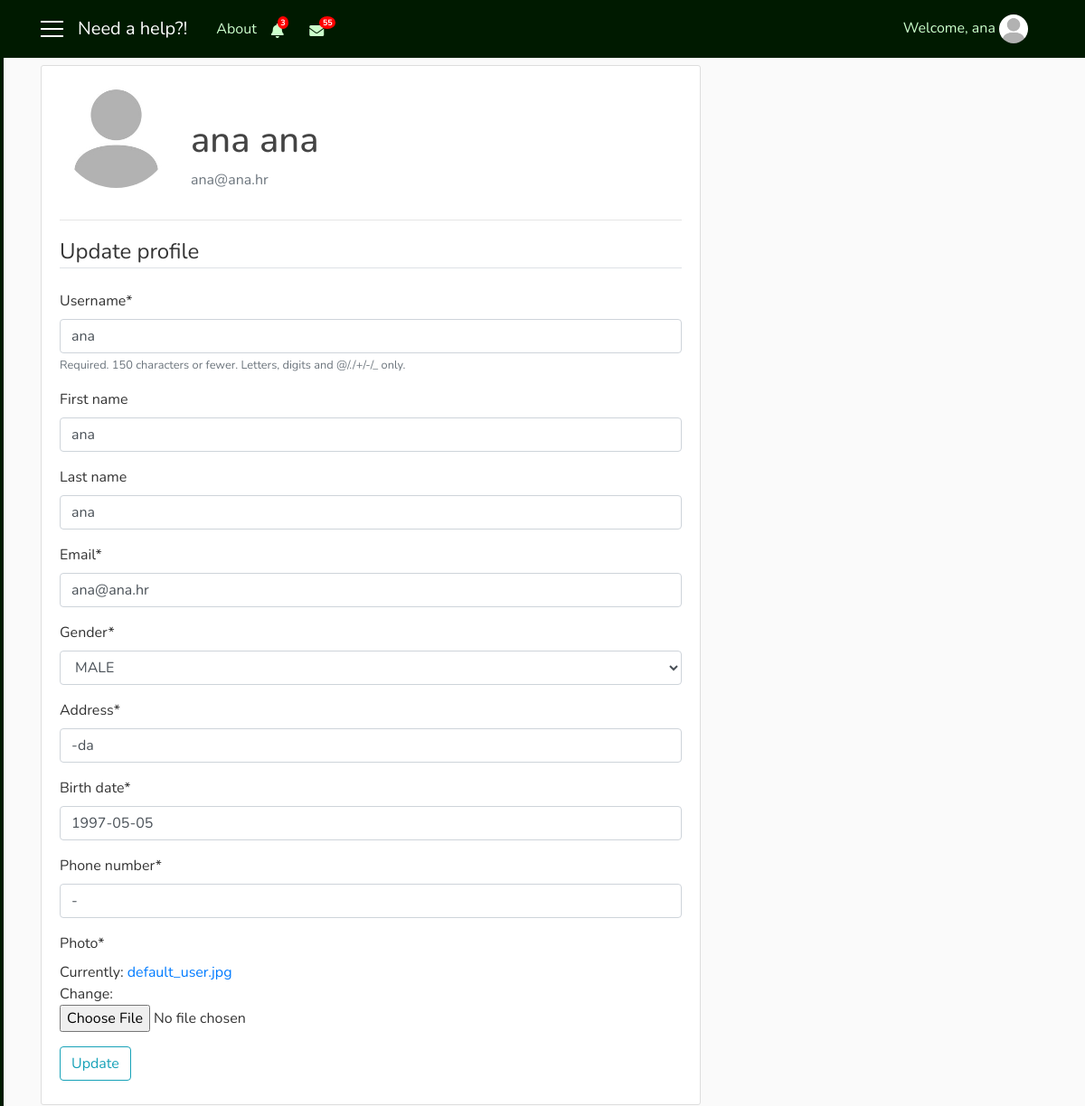
Before: /profile/1/ (signed in) with the older database file.
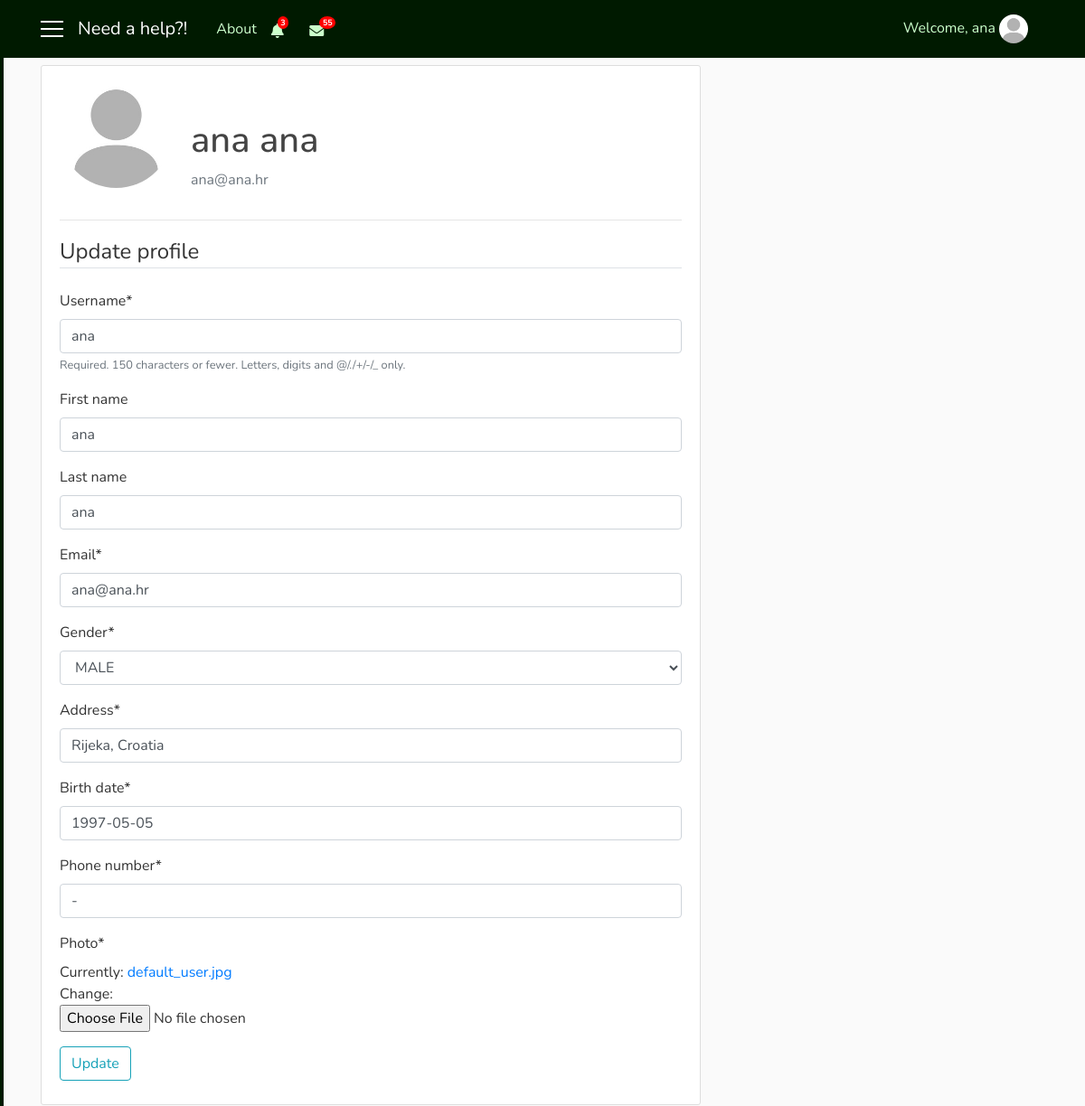
After: the same page with the newer database file.
### user/models.py (models this page shows, shortened)
class ClientNotifications(models.Model):
    client = models.ForeignKey(User, on_delete=models.CASCADE)
    notification = models.CharField(max_length=1000)
    url_to_go = models.CharField(max_length=200, default='-')
    date = models.DateTimeField(auto_now_add=True)
    seen = models.BooleanField(default=False)
    remove = models.BooleanField(default=False)

class Profile(models.Model):
    user = models.OneToOneField(User, on_delete=models.CASCADE)
    gender = models.CharField(max_length=10, choices=GENDER, default='male')
    address = models.CharField(max_length=30, default='-')
    birth_date = models.DateField(null=True)
    phone_number = models.CharField(max_length=100, default='-')
    costs = models.IntegerField(default=100)
    role = models.CharField(max_length=15, choices=ROLES, default='client')
    profession = models.CharField(max_length=250, choices=PROFESSION, default='Other')
    knowledges = models.TextField(max_length=1000, blank=True)
    rating = models.FloatField(default=0.0)
    rated = models.IntegerField(default=0)
    hired = models.IntegerField(default=0)
    num_hires = models.IntegerField(default=0)
    photo = models.ImageField(default='default_user.jpg', upload_to='profile_user')

### user/views.py (the view)
# urls.py: path('profile/<int:log>/', views.profile, name='profile'),
@login_required  # decorator dodaje funkcionalnost nasoj funkciji
def profile(request, log):
    user = User.objects.filter(id=log).first()
    if request.method == 'POST':
        u_form = UserUpdateForm(request.POST, instance=request.user)
        if user.profile.role == 'repairman':
            p_form = RepairmanUpdateForm(request.POST,
                                         request.FILES,
                                         instance=request.user.profile)
        else:
            p_form = ClientUpdateForm(request.POST,
                                      request.FILES,
                                      instance=request.user.profile)
        if u_form.is_valid() and p_form.is_valid():
            u_form.save()
            p_form.save()
            messages.success(request, f'You have updated your account!')
            return redirect('profile', log=user.id)
    else:
        u_form = UserUpdateForm(instance=request.user)
        if user.profile.role == 'repairman':
            p_form = RepairmanUpdateForm(instance=request.user.profile)
        else:
            p_form = ClientUpdateForm(instance=request.user.profile)
    us = request.user
    not_r = RepairmanNotifications.objects.filter(repairman=us, remove=False).order_by('-date')
    not_c = ClientNotifications.objects.filter(client=us, remove=False).order_by('-date')
    not_rep = RepairmanNotifications.objects.filter(repairman=user, seen=False).count()
    not_cli = ClientNotifications.objects.filter(client=user, seen=False).count()
    args = {
        'u_form': u_form,
        'p_form': p_form,
        'not_c': not_c,
        'not_r': not_r,
        'not_cli': not_cli,
        'not_rep': not_rep
    }
    return render(request, 'user/profile.html', args)

### user/forms.py
class UserUpdateForm(forms.ModelForm):
    email = forms.EmailField()
    class Meta:
        model = User
        fields = [
            'username',
            'first_name',
            'last_name',
            'email'
        ]

class ClientUpdateForm(forms.ModelForm):
    class Meta:
        model = Profile
        fields = [
            'gender',
            'address',
            'birth_date',
            'phone_number',
            'photo'
        ]
    def __init__(self, *args, **kwargs):
        super(ClientUpdateForm, self).__init__(auto_id=True, *args, **kwargs)

### user/templates/user/profile.html (shortened to what this page needs)
{% extends 'need_a_help_app/base.html' %}
{% load crispy_forms_tags %}
{% block notify_client %}
    {% if not_c %}
        <i class="nav-item nav-link fas fa-bell mt-1 popOver" data-title="Notifications" data-content="
            <div class='container'>
                {% for n in not_c|slice:'5' %}
                    <div {% if not n.seen %}class='row not_seen'{% else %}class='row not_row' style='cursor: pointer;'{% endif %} onclick='location.href=&quot;{{ n.url_to_go }}?not_c={{ n.id }}&quot;;' {% if not n.seen %}style='background: #f2f2f2;'{% endif %}>
                        {{ n.notification }}
                        <div class='col-sm-3 col-md-3 col-lg-3'>
                            <small class='text-secondary text-muted'>{{ n.date|date:'dM H:i' }}</small>
                        </div>
                    </div>
                    <hr width=100%>
                {% endfor %}
                <div class='row'>
                    <div class='col-sm-12 col-md-12 col-lg-12 pl-5'>
                        <a href='{% url 'notifications_client' user.id %}'>Show all notifications</a>
                    </div>
                </div>
            </div>" data-placement="bottom" data-html="true" data-toggle="popover" data-container="body" data-trigger="click"></i>
        {% if not_cli %}
            <span class="badge badge-notify-bell">{{ not_cli }}</span>
        {% endif %}
    {% else %}
        <i class="nav-item nav-link fas fa-bell mt-1 popOver" data-title="Notifications" data-content="
            <h6 class='text-secondary text-muted' align='center'>No results</h6>" data-placement="bottom" data-html="true" data-toggle="popover" data-container="body" data-trigger="hover"></i>
    {% endif %}
{% endblock %}
{% block mess_client %}
        <span class="badge badge-notify-mess">55</span>
{% endblock %}
{% block content %}
    <div class="content-section mt-3">
      <div class="media">
        <img class="rounded-circle account-img" src="{{ user.profile.photo.url }}">
        <div class="media-body">
          <h2 class="account-heading pt-5">{{ user.first_name }} {{ user.last_name }}</h2>
          <p class="text-secondary text-muted">{{ user.email }}</p>
        </div>
      </div>
      <hr width="100%">
      <form method="POST" enctype="multipart/form-data">
        <fieldset class="from-group">
          <legend class="border-bottom mb-4">Update profile</legend>
            {{ u_form|crispy }}
            {{ p_form|crispy }}
        </fieldset>
        <div class="form-group">
          <button class="btn btn-outline-info" type="submit">Update</button>
        </div>
      </form>
    </div>
{% endblock %}

### need_a_help_app/templates/need_a_help_app/base.html (shortened to what this page needs)
{% load static %}
<!DOCTYPE html>
<html>
    <head>
        <link rel="stylesheet" href="https://maxcdn.bootstrapcdn.com/bootstrap/4.0.0/css/bootstrap.min.css">
        <link rel="stylesheet" href="https://use.fontawesome.com/releases/v5.7.2/css/all.css">
        <link rel="stylesheet" type="text/css" href="{% static 'need_a_help_app/style.css' %}">
    </head>
    <body>
      <div id="wrapper">
          {% if user.is_authenticated and user.profile.role == 'client' %}
            <div id="sidebar-wrapper">
                <ul class="sidebar-nav">
                    <div class="list-group pt-2 d-none d-sm-none d-md-block d-lg-block">
                      <a class="list-group-item sb" href="{% url 'main' %}">&nbsp; Home</a>
                      <a class="list-group-item sb" href="{% url 'inbox' user.id %}">&nbsp; Messages</a>
                      <a class="list-group-item sb" href="{% url 'notifications_client' user.id %}">&nbsp; My notifications</a>
                      <a class="list-group-item sb" href="{% url 'profile' user.id %}">&nbsp; Settings</a>
                      <a class="list-group-item sb" href="{% url 'favorites' %}">&nbsp; My favourites</a>
                    </div>
                </ul>
            </div>
          {% endif %}
          <header class="site-header">
            <nav class="navbar navbar-expand-md navbar-dark bg-steel fixed-top">
              <div class="container">
                {% if user.is_authenticated %}
                  <a href='#' id='menu-toggle'><div class='menu-icon'></div>
                                  <div class='menu-icon'></div>
                                  <div class='menu-icon'></div></a>
                  <a class="navbar-brand mr-4 ml-3" href="{% url 'main' %}">Need a help?!</a>
                {% else %}
                  <a class="navbar-brand mr-4" href="#">Need a help?!</a>
                  <button class="navbar-toggler" type="button" data-toggle="collapse" data-target="#navbarToggle" aria-controls="navbarToggle" aria-expanded="false" aria-label="Toggle navigation">
                    <span class="navbar-toggler-icon"></span>
                  </button>
                {% endif %}
                <div class="collapse navbar-collapse" id="navbarToggle">
                  <div class="navbar-nav mr-auto">
                    <a class="nav-item nav-link" href="{% url 'home' %}">About</a>
                    {% if user.is_authenticated %}
                      <div  class="collapse navbar-collapse hidden-xs">
                        {% if user.profile.role == 'repairman' %}
                          {% block notify_repairman %}{% endblock %}
                        {% else %}
                          {% block notify_client %}{% endblock %}
                        {% endif %}
                        <i class="nav-item nav-link fas fa-envelope mt-1"></i>
                        {% block mess_client %}{% endblock %}
                      </div>
                    {% else %}
                      <div class="d-sm-block d-md-none">
                        <a class="nav-item nav-link" href="{% url 'login' %}">Login</a>
                        <a class="nav-item nav-link" href="{% url 'register' %}">Register</a>
                      </div>
                    {% endif %}
                  </div>
                </div>
                  <div class="navbar-nav">
                    {% if user.is_authenticated %}
                      <div class="collapse navbar-collapse hidden-xs">
                          <span class="nav-item nav-link">Welcome, {{ user.username }}
                            <img class="rounded-circle navbar-img popOver" data-title="Logged in as {{ user.profile.role }}" data-content="
                                <a class='list-group-item sb' href='{% url 'info' user.id %}'><i class='fa fa-user fa-fw' aria-hidden='true'></i>&nbsp; My profile</a>
                                <a class='list-group-item sb' href='{% url 'logout' %}'><i class='fas fa-power-off'></i>&nbsp Logout</a>" data-placement="bottom" data-html="true" data-toggle="popover" data-container="body" data-trigger="click" src="{{ user.profile.photo.url }}">
                          </span>
                      </div>
                    {% else %}
                      <div class="collapse navbar-collapse">
                        <a class="nav-item nav-link" href="{% url 'login' %}">Login</a>
                        <a class="nav-item nav-link" href="{% url 'register' %}">Register</a>
                      </div>
                    {% endif %}
                  </div>
              </div>
            </nav>
          </header>
          <div id="page-content-wrapper">
            <main role="main" class="container">
              <div class="row">
                <div class="col-sm-8 col-md-8 col-lg-8">
                  {% block content %}{% endblock %}
                </div>
              </div>
            </main>
          </div>
    </div>
    </body>
</html>

### need_a_help_app/static/need_a_help_app/style.css (style rules this page uses)
body { background: #fafafa; color: #333333; margin-top: 56px; font-family: Nunito; }
h1, h2, h3, h4, h5, h6 { color: #444444; }
ul { margin: 0; }
.bg-steel { background-color: #001a00; }
.site-header .navbar-nav .nav-link { color: #ccffcc; }
.content-section { background: #ffffff; padding: 10px 20px; border: 1px solid #dddddd; border-radius: 3px; margin-bottom: 20px; }
.account-img { height: 125px; width: 125px; margin-right: 20px; margin-bottom: 16px; }
.navbar-img { height: 32px; width: 32px; margin-right: 10px; cursor: pointer; }
.account-heading { font-size: 2.5rem; }
.menu-icon { width: 25px; height: 2px; background-color: white; margin: 6px 0; }
.sidebar-nav { padding-left: 0px; color: black; }
#sidebar-wrapper { z-index: 1; position: fixed; width: 0; height: 100%; overflow-y: hidden; background-color: #001a00; border: 2px solid #001a00; }
#page-content-wrapper { width: 100%; position: static; padding: 0; }
.sb { background-color: #001a00; color: #ccffcc; opacity: 0.9; }
.badge-notify-bell { background: red; position: relative; color: white; border-radius: 50%; top: -7px; left: -15px; font-size: xx-small; }
.badge-notify-mess { background: red; position: relative; color: white; border-radius: 50%; top: -7px; left: -13px; font-size: xx-small; }
.fa-bell { cursor: pointer; }
.fa-envelope { cursor: pointer; }

Changed rows visible on the page:
changed Profile "MALE": address "-da" → "Rijeka, Croatia"
